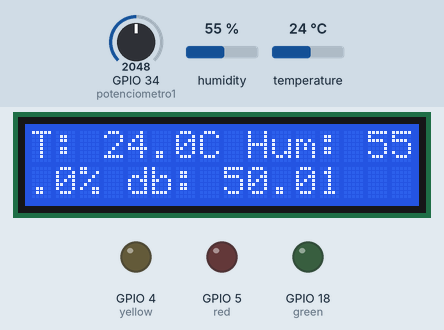
A program run on a simulated ESP32 board running MicroPython. Parts: 16×2 character LCD, output pins drawn as LEDs (lit = HIGH). Wiring (from the project's diagram.json): DHT22 sensor on GPIO 2, yellow LED on GPIO 4, red LED on GPIO 5, green LED on GPIO 18, DHT22 sensor on GPIO 19, DHT22 sensor on GPIO 23, potentiometer on GPIO 33, potentiometer on GPIO 34, potentiometer on GPIO 35. The inputs (shaded band) are chosen by the test bench; at power-on: humidity 55 %, GPIO 34 (potenciometro1) = 2048, temperature 24 °C (analog values on the 0–4095 scale). WiFi joins after 1.5 s; no MQTT or app messages arrive unless stated; library files of the repository ran but are not shown: i2c_lcd.py; what the program prints to the serial console is not drawn.

Above: at 2.8 s.
2.9 s: humidity set to 51 %
At 8.1 s:
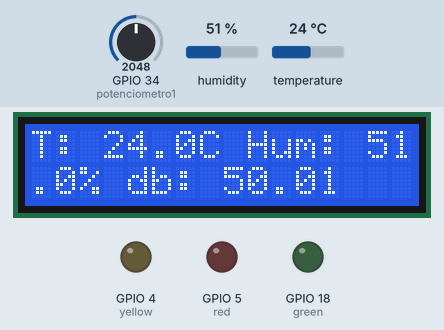
13.4 s: humidity set to 48 %
At 16.8 s:
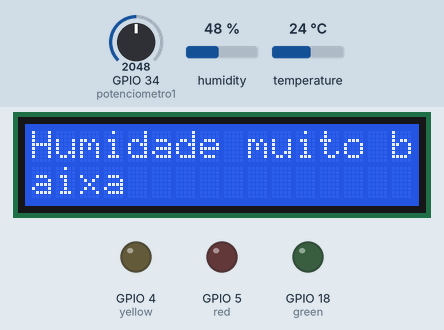
25.4 s: GPIO 34 (potenciometro1) set to 2209
At 26.9 s:
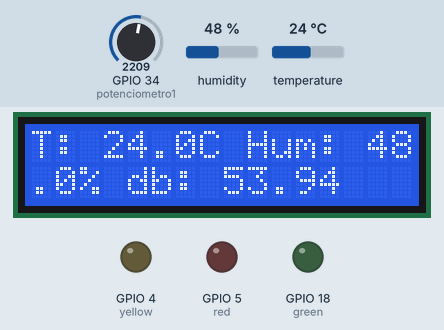
30.8 s: GPIO 34 (potenciometro1) set to 2293
At 37.2 s:
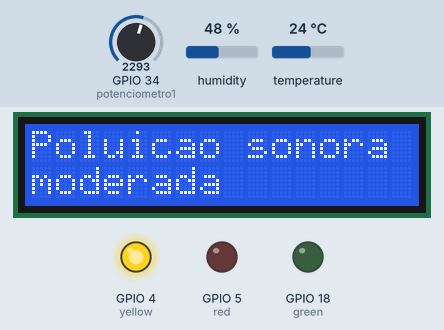
42.8 s: humidity set to 68 %
At 47.3 s:
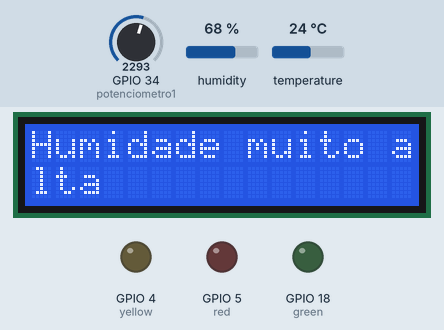
54.8 s: GPIO 34 (potenciometro1) set to 3603
At 61.4 s:
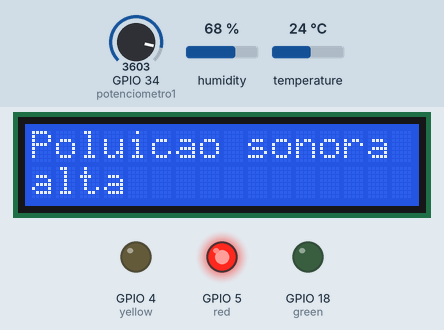
Timing chart, 0 to 63.3 s (numbered marks = the images above; inputs shaded):
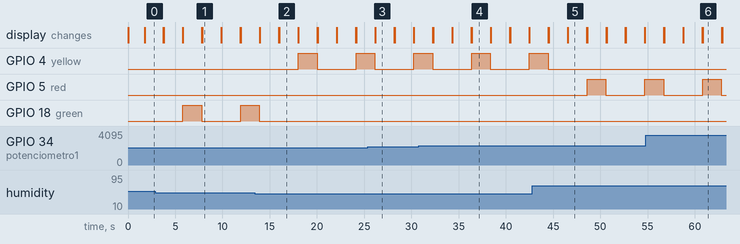

Measured:
- the behaviour switches between 50 and 49 % on humidity (found by bisection; images 1 and 2)
- the behaviour switches between 2252 and 2253 on GPIO 34 (potenciometro1) (found by bisection; images 3 and 4)
- after the input at 13.4 s, GPIO 4 (yellow): LOW → HIGH after 4.6 s, → LOW 2.0 s later, → HIGH 4.1 s later; GPIO 18 (green): goes on until 13.9 s, then stays LOW
- after the input at 42.8 s, GPIO 4 (yellow): goes on until 44.5 s, then stays LOW; GPIO 5 (red): LOW → HIGH after 5.8 s, → LOW 2.0 s later, → HIGH 4.1 s later
- what the display in image 1 shows lasts 2.0 s, from 7.9 s to 9.9 s

The program:

main.py
```python
from machine import Pin, I2C, ADC, PWM
import time
import dht
from umqtt.simple import MQTTClient
import network
import i2c_lcd


sda = Pin(21)
scl = Pin(22)
i2c = I2C(0, sda=sda, scl=scl, freq=400000)


lcd = i2c_lcd.I2cLcd(i2c, 0x27, 2, 16)


sensor1 = dht.DHT22(Pin(23))
sensor2 = dht.DHT22(Pin(2))
sensor3 = dht.DHT22(Pin(19))

yellow = Pin(4, Pin.OUT)
green = Pin(18, Pin.OUT)
red = Pin(5, Pin.OUT)

potenciometro1 = ADC(Pin(34))
potenciometro2 = ADC(Pin(35))
potenciometro3 = ADC(Pin(36))

MQTT_CLIENT_ID = "Cliente10000"
MQTT_BROKER = "broker.hivemq.com"
MQTT_USER = "avila"
MQTT_PASSWORD = ""
MQTT_TOPIC1 = "msg_weverton"
MQTT_TOPIC2 = "msg_estevao"


escolha = 1


def callback(topic, msg):
    global escolha
    mensagem = str(msg.decode())
    if mensagem == "UBS Santa Isabel":
        client.publish(MQTT_TOPIC1, "UBS Santa Isabel")
        escolha = 1
    elif mensagem == "UBS Tijuca":
        client.publish(MQTT_TOPIC1, "UBS Tijuca")
        escolha = 2
    elif mensagem == "UBS Bairro CPA":
        client.publish(MQTT_TOPIC1, "UBS Bairro CPA")
        escolha = 3


print("Tentando conectar", end="")
sta_if = network.WLAN(network.STA_IF)
sta_if.active(True)
sta_if.connect('Wokwi-GUEST', '')
while not sta_if.isconnected():
    print(".", end="")
    time.sleep(0.1)
print(" Conectado!")


def reconnect_mqtt():
    global client
    try:
        client.disconnect()
    except:
        pass

    try:
        client.connect()
        client.subscribe(MQTT_TOPIC2)
        print("Dando conect no MQTT!")
    except Exception as e:
        print(f"Erro conect no MQTT: {e}")
        time.sleep(5)
        reconnect_mqtt()


print("Conectando ao server do MQTT... ", end="")
client = MQTTClient(MQTT_CLIENT_ID, MQTT_BROKER, user=MQTT_USER, password=MQTT_PASSWORD)
client.set_callback(callback)
reconnect_mqtt()

def ler_sensor(sensor, potenciometro):
    sensor.measure()
    temperatura = sensor.temperature()
    humidade = sensor.humidity()
    adc_value = potenciometro.read()
    decibeis = (adc_value/4095)*100
    return temperatura, humidade, decibeis

def atualizar_lcd(temperatura, humidade, decibeis, cor):
    lcd.clear()
    lcd.putstr(f"T: {temperatura}C Hum: {humidade}% db: {decibeis:.2f}")
    time.sleep(2)
    lcd.clear()
    if humidade < 50:
        lcd.putstr("Humidade muito baixa")
    elif humidade > 60:
        lcd.putstr("Humidade muito alta")
    else:
        lcd.putstr("Humidade normal")
    time.sleep(2)
    lcd.clear()
    if decibeis <= 55:
        lcd.putstr("Poluicao sonora baixa")
    elif decibeis <= 70:
        lcd.putstr("Poluicao sonora moderada")
    else:
        lcd.putstr("Poluicao sonora alta")
    cor.on()
    time.sleep(2)
    cor.off()


while True:
    try:
        client.check_msg()
        yellow.off()
        green.off()
        red.off()

        if escolha == 1:
            temperatura, humidade, decibeis = ler_sensor(sensor1, potenciometro1)
        elif escolha == 2:
            temperatura, humidade, decibeis = ler_sensor(sensor2, potenciometro2)
        elif escolha == 3:
            temperatura, humidade, decibeis = ler_sensor(sensor3, potenciometro3)

        if humidade < 50 or humidade > 60:
            atualizar_lcd(temperatura, humidade, decibeis, yellow if humidade < 50 else red)
        else:
            atualizar_lcd(temperatura, humidade, decibeis, green)

    except Exception as e:
        print(f"Erro no loop principal: {e}")
        time.sleep(1)
```
